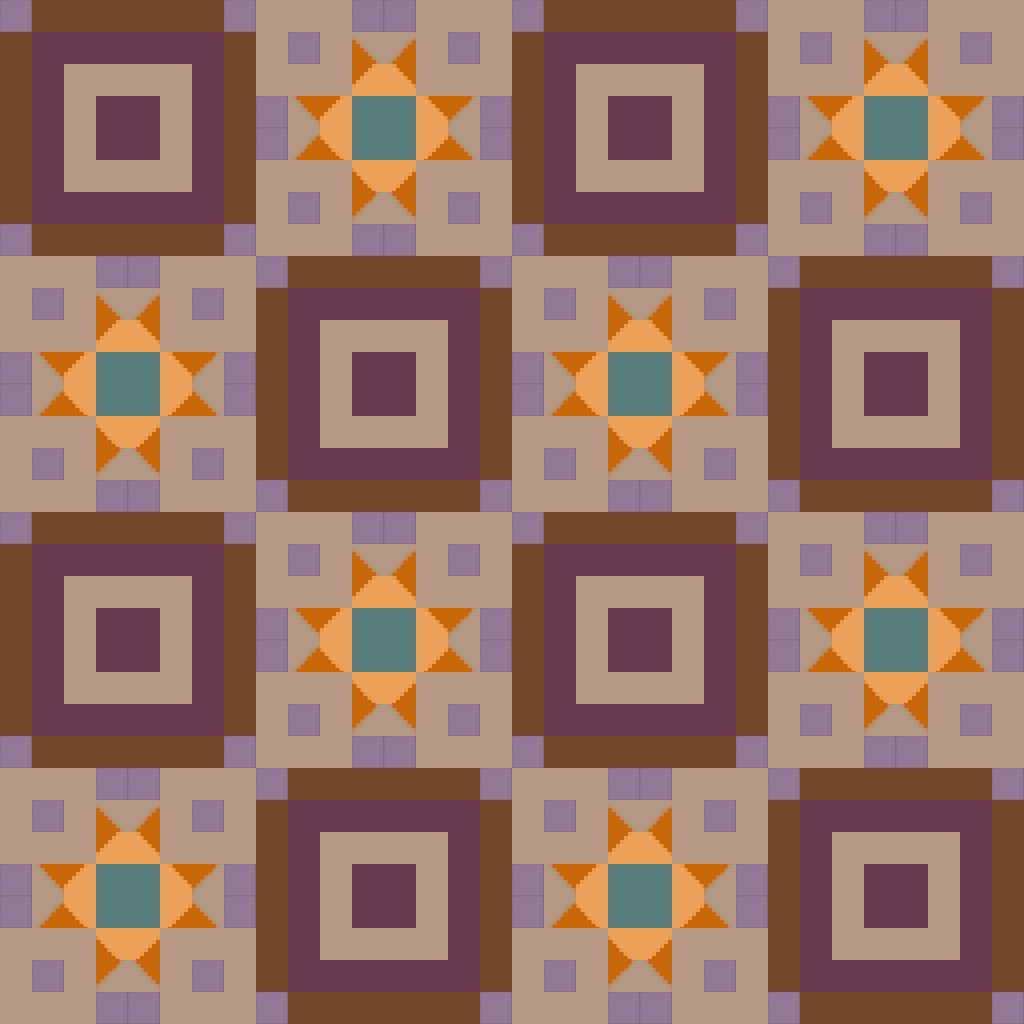

Tiled map render using the project's own tile images. Description and the whole map definition, tile-layer contents included, below:
An orthogonal 32x32 tile map with 32x32 px tiles, 1 tile layer (Layer1), 2 tilesets and 2 objects (player, mirror).

<map version="1.0" tiledversion="1.1.6" orientation="orthogonal" renderorder="right-down" width="32" height="32" tilewidth="32" tileheight="32" infinite="0" nextobjectid="4">
 <tileset firstgid="1" source="MapTileSet.tsx" />
 <tileset firstgid="17" source="Tiles.tsx" />
 <layer name="Layer1" width="32" height="32">
  <data encoding="csv">
4,2,2,2,2,2,2,4,5,5,5,4,4,5,5,5,4,2,2,2,2,2,2,4,5,5,5,4,4,5,5,5,
2,3,3,3,3,3,3,2,5,4,5,9,12,5,4,5,2,3,3,3,3,3,3,2,5,4,5,9,12,5,4,5,
2,3,5,5,5,5,3,2,5,5,5,14,15,5,5,5,2,3,5,5,5,5,3,2,5,5,5,14,15,5,5,5,
2,3,5,3,3,5,3,2,4,11,14,7,7,15,10,4,2,3,5,3,3,5,3,2,4,11,14,7,7,15,10,4,
2,3,5,3,3,5,3,2,4,12,13,7,7,16,9,4,2,3,5,3,3,5,3,2,4,12,13,7,7,16,9,4,
2,3,5,5,5,5,3,2,5,5,5,13,16,5,5,5,2,3,5,5,5,5,3,2,5,5,5,13,16,5,5,5,
2,3,3,3,3,3,3,2,5,4,5,10,11,5,4,5,2,3,3,3,3,3,3,2,5,4,5,10,11,5,4,5,
4,2,2,2,2,2,2,4,5,5,5,4,4,5,5,5,4,2,2,2,2,2,2,4,5,5,5,4,4,5,5,5,
5,5,5,4,4,5,5,5,4,2,2,2,2,2,2,4,5,5,5,4,4,5,5,5,4,2,2,2,2,2,2,4,
5,4,5,9,12,5,4,5,2,3,3,3,3,3,3,2,5,4,5,9,12,5,4,5,2,3,3,3,3,3,3,2,
5,5,5,14,15,5,5,5,2,3,5,5,5,5,3,2,5,5,5,14,15,5,5,5,2,3,5,5,5,5,3,2,
4,11,14,7,7,15,10,4,2,3,5,3,3,5,3,2,4,11,14,7,7,15,10,4,2,3,5,3,3,5,3,2,
4,12,13,7,7,16,9,4,2,3,5,3,3,5,3,2,4,12,13,7,7,16,9,4,2,3,5,3,3,5,3,2,
5,5,5,13,16,5,5,5,2,3,5,5,5,5,3,2,5,5,5,13,16,5,5,5,2,3,5,5,5,5,3,2,
5,4,5,10,11,5,4,5,2,3,3,3,3,3,3,2,5,4,5,10,11,5,4,5,2,3,3,3,3,3,3,2,
5,5,5,4,4,5,5,5,4,2,2,2,2,2,2,4,5,5,5,4,4,5,5,5,4,2,2,2,2,2,2,4,
4,2,2,2,2,2,2,4,5,5,5,4,4,5,5,5,4,2,2,2,2,2,2,4,5,5,5,4,4,5,5,5,
2,3,3,3,3,3,3,2,5,4,5,9,12,5,4,5,2,3,3,3,3,3,3,2,5,4,5,9,12,5,4,5,
2,3,5,5,5,5,3,2,5,5,5,14,15,5,5,5,2,3,5,5,5,5,3,2,5,5,5,14,15,5,5,5,
2,3,5,3,3,5,3,2,4,11,14,7,7,15,10,4,2,3,5,3,3,5,3,2,4,11,14,7,7,15,10,4,
2,3,5,3,3,5,3,2,4,12,13,7,7,16,9,4,2,3,5,3,3,5,3,2,4,12,13,7,7,16,9,4,
2,3,5,5,5,5,3,2,5,5,5,13,16,5,5,5,2,3,5,5,5,5,3,2,5,5,5,13,16,5,5,5,
2,3,3,3,3,3,3,2,5,4,5,10,11,5,4,5,2,3,3,3,3,3,3,2,5,4,5,10,11,5,4,5,
4,2,2,2,2,2,2,4,5,5,5,4,4,5,5,5,4,2,2,2,2,2,2,4,5,5,5,4,4,5,5,5,
5,5,5,4,4,5,5,5,4,2,2,2,2,2,2,4,5,5,5,4,4,5,5,5,4,2,2,2,2,2,2,4,
5,4,5,9,12,5,4,5,2,3,3,3,3,3,3,2,5,4,5,9,12,5,4,5,2,3,3,3,3,3,3,2,
5,5,5,14,15,5,5,5,2,3,5,5,5,5,3,2,5,5,5,14,15,5,5,5,2,3,5,5,5,5,3,2,
4,11,14,7,7,15,10,4,2,3,5,3,3,5,3,2,4,11,14,7,7,15,10,4,2,3,5,3,3,5,3,2,
4,12,13,7,7,16,9,4,2,3,5,3,3,5,3,2,4,12,13,7,7,16,9,4,2,3,5,3,3,5,3,2,
5,5,5,13,16,5,5,5,2,3,5,5,5,5,3,2,5,5,5,13,16,5,5,5,2,3,5,5,5,5,3,2,
5,4,5,10,11,5,4,5,2,3,3,3,3,3,3,2,5,4,5,10,11,5,4,5,2,3,3,3,3,3,3,2,
5,5,5,4,4,5,5,5,4,2,2,2,2,2,2,4,5,5,5,4,4,5,5,5,4,2,2,2,2,2,2,4
</data>
 </layer>
 <objectgroup name="player">
  <object id="2" name="player" type="player" gid="19" x="337.708" y="312.837" width="16" height="16" />
 </objectgroup>
 <objectgroup name="mirrors">
  <object id="3" name="mirror" type="mirror" gid="19" x="128" y="160" width="32" height="32" />
 </objectgroup>
</map>
